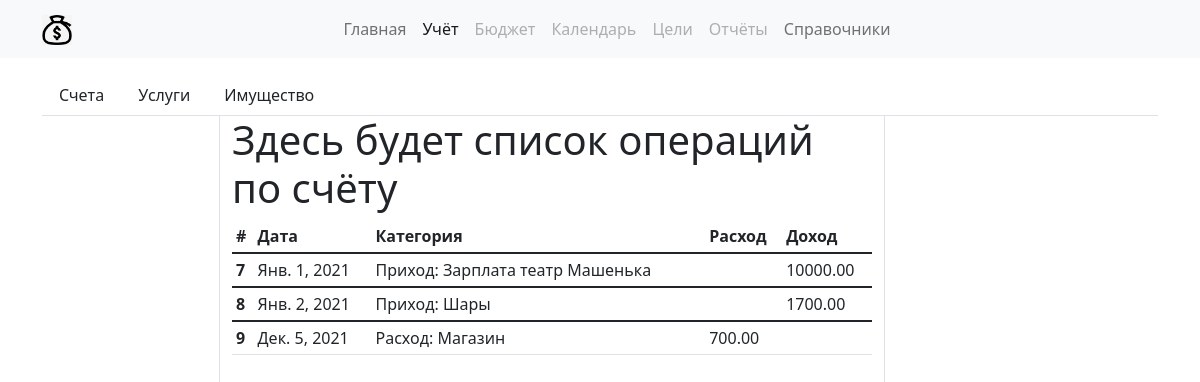
The page /account/operations_list/7 on the database as committed earlier.
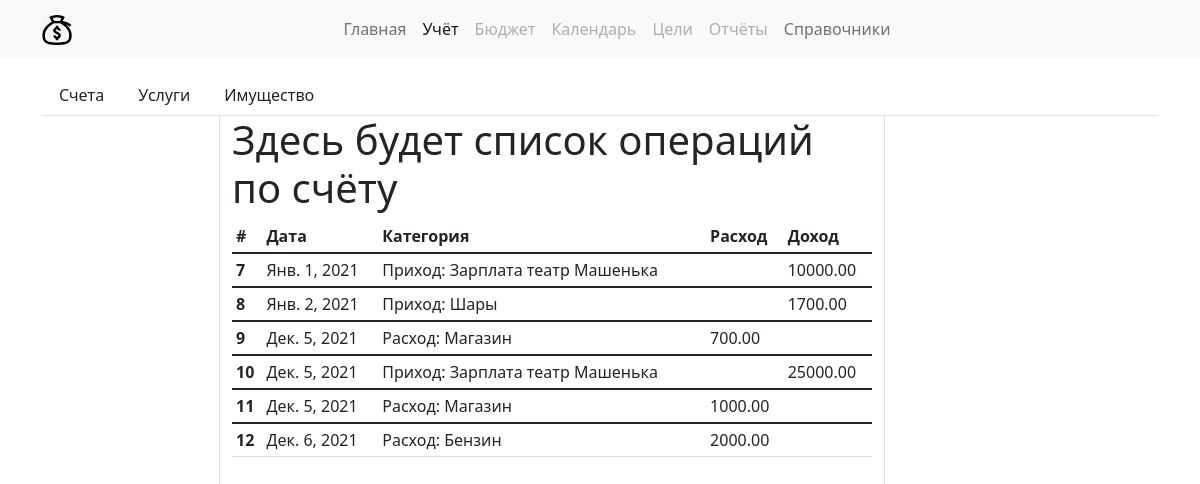
The same page on the database as committed later.
### accountapp/models.py (models this page shows, shortened)
class AccountOperation(models.Model):
    account = models.ForeignKey(Account, on_delete=models.CASCADE, verbose_name='счёт')
    counterparty = models.ForeignKey(Counterparties, on_delete=models.CASCADE, verbose_name='контрагент')
    category = models.ForeignKey(Category, on_delete=models.CASCADE, verbose_name='категория операции')
    category_unit = models.ForeignKey(CategoryUnit, on_delete=models.CASCADE, verbose_name='название операции')
    price = models.DecimalField(verbose_name='стоимость операции', max_digits=8, decimal_places=2)
    comment = models.TextField(verbose_name='комментарий', blank=True)
    data = models.DateField(verbose_name='Дата операции')
    created_at = models.DateTimeField(verbose_name='Дата создания записи', auto_now_add=True)
    updated_at = models.DateTimeField(verbose_name='Дата обновления записи', auto_now=True)

### catalogapp/models.py (models this page shows, shortened)
class Category(models.Model):
    category_type = models.ForeignKey(CategoryType, on_delete=models.CASCADE, verbose_name='Тип категории')
    name = models.CharField(max_length=64, verbose_name='Название категории')

class CategoryType(models.Model):
    name = models.CharField(max_length=32, verbose_name='Тип категории')

class CategoryUnit(models.Model):
    category = models.ForeignKey(Category, on_delete=models.CASCADE, verbose_name='Категория')
    name = models.CharField(max_length=128, verbose_name='Название')
    def __str__(self):
        return self.name

### accountapp/views.py (the view)
# urls.py: path('operations_list/<int:pk>', accountapp.OperationsListView.as_view(), name='operations_list'),
class OperationsListView(TemplateViewWithMenu):
    template_name = 'accountapp/operations_list.html'
    def get_context_data(self, **kwargs):
        context = super(OperationsListView, self).get_context_data(**kwargs)
        context.update({
            'operations_list': AccountOperation.objects.filter(account__pk=int(kwargs['pk']))
        })
        return context

### common/constants.py (called while the page is built)
    def get_context_data(self, **kwargs):
        context = super(TemplateViewWithMenu, self).get_context_data()
        context.update({
            'account_menu': ACCOUNT_MENU,
            'main_menu': MAIN_MENU,
            'catalog_menu': CATALOG_MENU,
        })
        return context

### templates/accountapp/operations_list.html
{% extends 'accountapp/main_page.html' %}
{% load static %}
{% block account_content %}
    <div class="row h-100">
        <div class="col-2 border-end text-center">
        </div>
        <div class="col-7 border-end">
            <h1>Здесь будет список операций по счёту</h1>
            <table class="table table-sm">
                <thead>
                    <tr>
                        <th scope="col">#</th>
                        <th scope="col">Дата</th>
                        <th scope="col">Категория</th>
                        <th scope="col">Расход</th>
                        <th scope="col">Доход</th>
                    </tr>
                </thead>
                <tbody>
                {% for operation in operations_list %}
                    <tr>
                        <th scope="row">{{ operation.pk }}</th>
                        <td>{{ operation.data }}</td>
                        <td>{{ operation.category.category_type.name }}: {{ operation.category_unit }}</td>
                        <td>{% if operation.category.category_type.name == 'Расход' %}{{ operation.price }}{% endif %}</td>
                        <td>{% if operation.category.category_type.name == 'Приход' %}{{ operation.price }}{% endif %}</td>
                    </tr>
                </tbody>
                {% endfor %}
            </table>
        </div>
        <div class="col-3"></div>
    </div>
{% endblock account_content %}

Rows that differ between the two databases and show on the page:
added AccountOperation: pk "10", data "Дек. 5, 2021", category.category_type.name "Приход", category_unit "Зарплата театр Машенька", price "25000.00"
added AccountOperation: pk "11", data "Дек. 5, 2021", category.category_type.name "Расход", category_unit "Магазин", price "1000.00"
added AccountOperation: pk "12", data "Дек. 6, 2021", category.category_type.name "Расход", category_unit "Бензин", price "2000.00"
